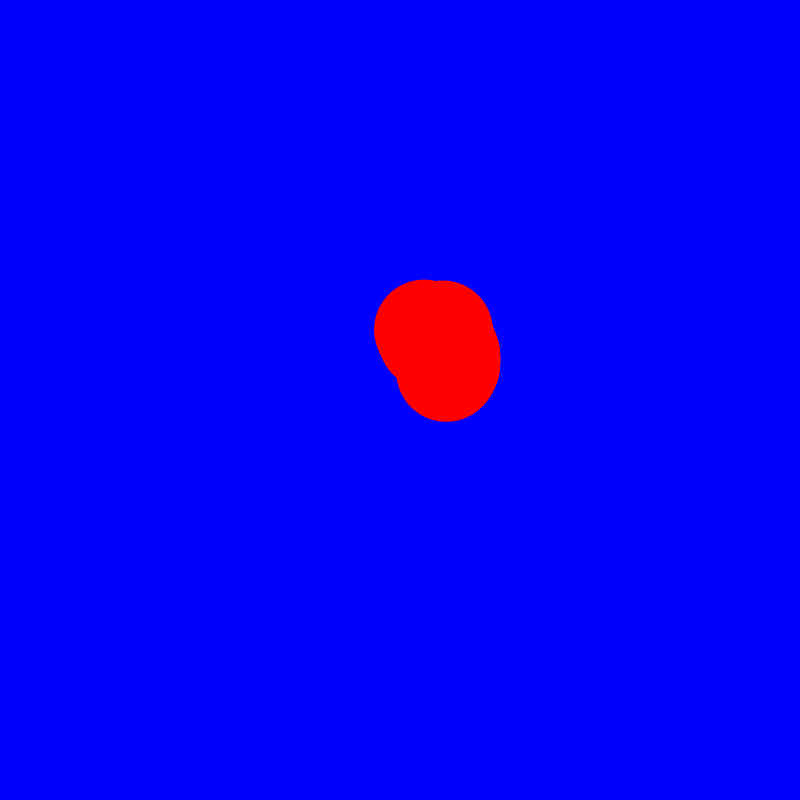
Frame 1 (no input)
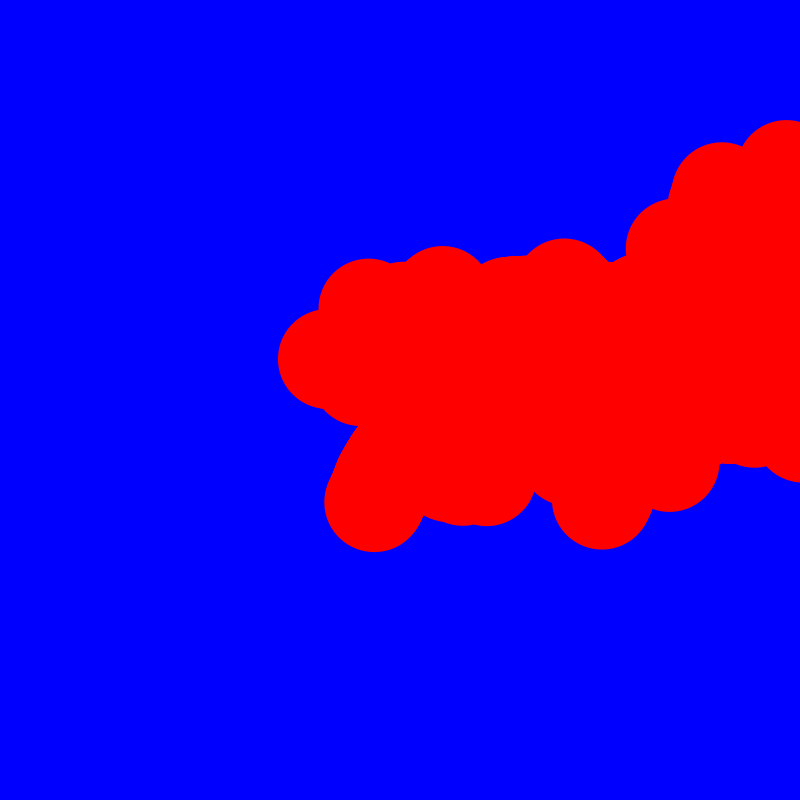
Frame 60 (the mouse pressed at the canvas centre just before this capture)
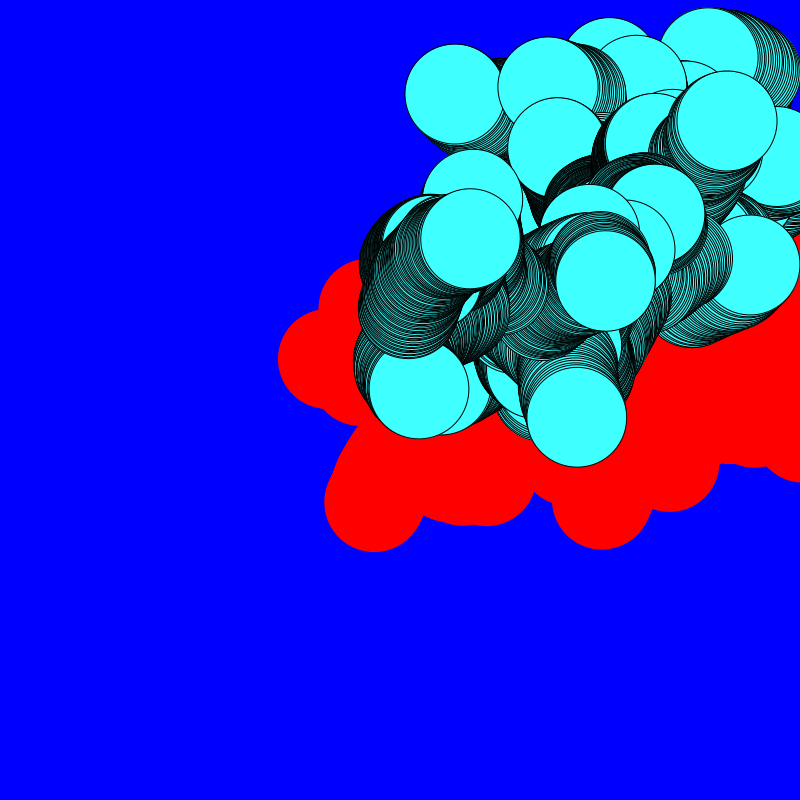
Frame 120 (the mouse held since frame 60 and released just before this capture)

The Processing sketch that drew these frames (run headless with seeded random() and noise(); from frame 60 on, the mouse is pressed at the canvas centre):

// Processing sketch: processing_107229
// ── processing_107229.pde


int sphererad = 100;
boolean strok = false;
float deltaxpos, deltaypos, xpos, ypos;
void setup(){
  size(800,800);
  noStroke();
  frameRate(20);
  background(0, 0, 255);
  colorMode(HSB, 100);
  xpos = width/2;
  ypos = height/2;
}
void draw(){
  //background(0, 0, 255);
  fill((mouseX*100)/width, 100 - (mouseY*50)/height, 100);
  deltaxpos = random(-2, 2);
  deltaypos = random(-2, 2);
  xpos += deltaxpos;
  ypos += deltaypos;
  xpos += random(-50, 50);
  ypos += random(-50, 50);
  if(xpos > width + sphererad)
    xpos = -sphererad;
  else if(xpos < -sphererad)
    xpos = width + sphererad;
  if(ypos > height + sphererad)
    ypos = -sphererad;
  else if(ypos < -sphererad)
    ypos = height + sphererad;
  translate(xpos, ypos);
  
  for(int i = 0; i < (int)random(50, 200); i++){
    rotate((HALF_PI/random(-120, 120)));
    translate(deltaxpos, deltaypos);
    ellipse(0, 0, sphererad, sphererad);
  }
}
void mousePressed(){
    if(strok)
      noStroke();
    else stroke(0);
    strok = !strok;
  }
